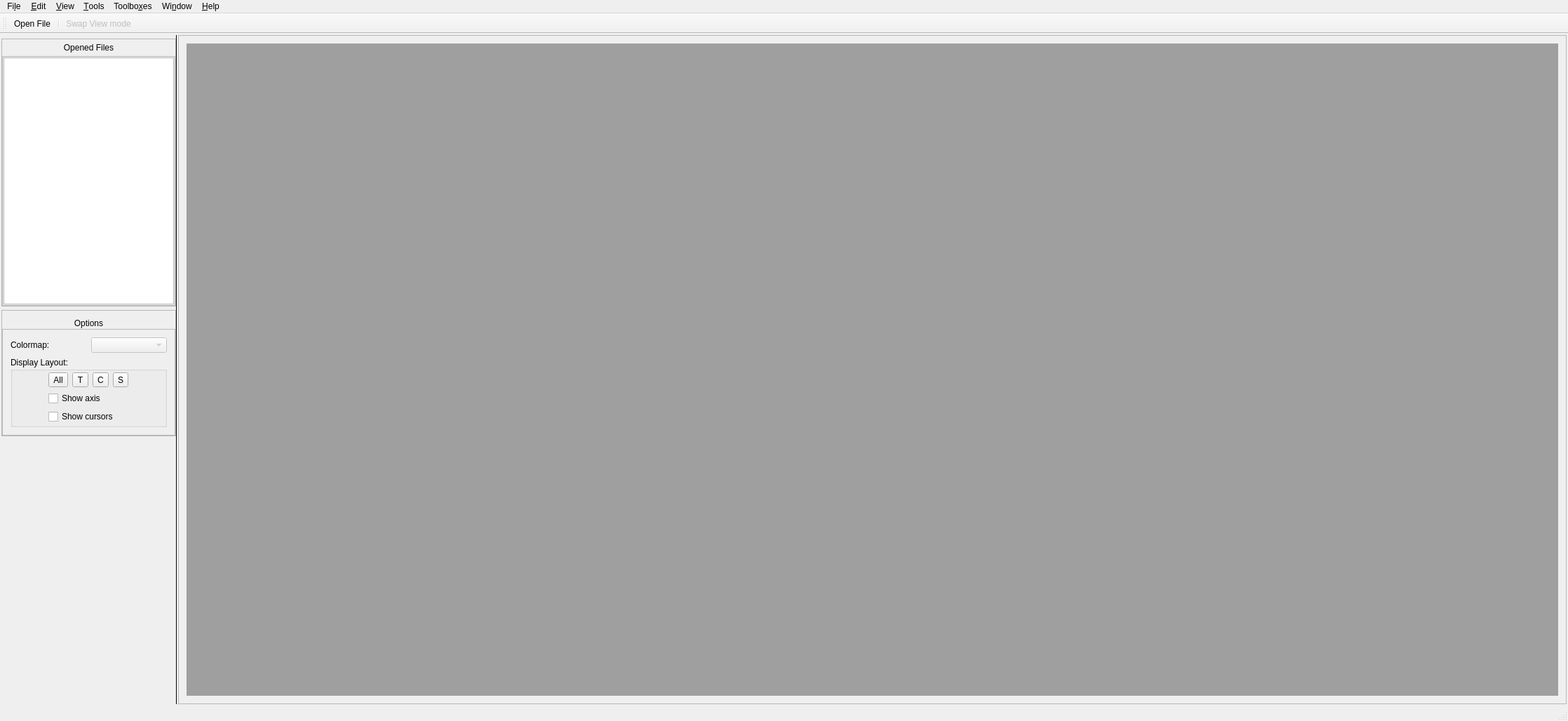
<?xml version="1.0" encoding="UTF-8"?>
<ui version="4.0">
 <class>MainWindow</class>
 <widget class="QMainWindow" name="MainWindow">
  <property name="enabled">
   <bool>true</bool>
  </property>
  <property name="geometry">
   <rect>
    <x>0</x>
    <y>0</y>
    <width>2236</width>
    <height>1028</height>
   </rect>
  </property>
  <property name="sizePolicy">
   <sizepolicy hsizetype="Fixed" vsizetype="Fixed">
    <horstretch>0</horstretch>
    <verstretch>0</verstretch>
   </sizepolicy>
  </property>
  <property name="windowTitle">
   <string>Sinogram Viewer</string>
  </property>
  <property name="windowIcon">
   <iconset>
    <normaloff>:/icons/icons8-microbeam-radiation-therapy-80.png</normaloff>:/icons/icons8-microbeam-radiation-therapy-80.png</iconset>
  </property>
  <property name="styleSheet">
   <string notr="true"/>
  </property>
  <widget class="QWidget" name="centralWidget">
   <layout class="QHBoxLayout" name="horizontalLayout">
    <property name="spacing">
     <number>2</number>
    </property>
    <property name="leftMargin">
     <number>2</number>
    </property>
    <property name="topMargin">
     <number>2</number>
    </property>
    <property name="rightMargin">
     <number>2</number>
    </property>
    <property name="bottomMargin">
     <number>2</number>
    </property>
    <item>
     <widget class="QFrame" name="sidebarFrame">
      <property name="sizePolicy">
       <sizepolicy hsizetype="Fixed" vsizetype="Preferred">
        <horstretch>0</horstretch>
        <verstretch>0</verstretch>
       </sizepolicy>
      </property>
      <property name="maximumSize">
       <size>
        <width>250</width>
        <height>16777215</height>
       </size>
      </property>
      <property name="styleSheet">
       <string notr="true">#sidebarFrame {
background-image: url(:/resources/back.jpg);
border: none;
border-right: 1px solid black;
}</string>
      </property>
      <property name="frameShape">
       <enum>QFrame::StyledPanel</enum>
      </property>
      <property name="frameShadow">
       <enum>QFrame::Raised</enum>
      </property>
      <layout class="QVBoxLayout" name="verticalLayout_2">
       <property name="spacing">
        <number>5</number>
       </property>
       <property name="leftMargin">
        <number>0</number>
       </property>
       <property name="topMargin">
        <number>5</number>
       </property>
       <property name="rightMargin">
        <number>0</number>
       </property>
       <property name="bottomMargin">
        <number>0</number>
       </property>
       <item>
        <widget class="QFrame" name="frame">
         <property name="styleSheet">
          <string notr="true">QFrame.SidebarFrame {
border-top-left-radius: 10px;
border-top-right-radius: 10px;
border: 1px solid black;
background: #56a;
}</string>
         </property>
         <property name="frameShape">
          <enum>QFrame::StyledPanel</enum>
         </property>
         <property name="frameShadow">
          <enum>QFrame::Raised</enum>
         </property>
         <property name="class" stdset="0">
          <string>SidebarFrame</string>
         </property>
         <layout class="QVBoxLayout" name="verticalLayout">
          <property name="spacing">
           <number>5</number>
          </property>
          <property name="leftMargin">
           <number>0</number>
          </property>
          <property name="topMargin">
           <number>5</number>
          </property>
          <property name="rightMargin">
           <number>0</number>
          </property>
          <property name="bottomMargin">
           <number>0</number>
          </property>
          <item>
           <widget class="QLabel" name="label">
            <property name="maximumSize">
             <size>
              <width>16777215</width>
              <height>16</height>
             </size>
            </property>
            <property name="styleSheet">
             <string notr="true">QFrame.SidebarFrame QLabel {
color: white;
font-weight: bold;
}</string>
            </property>
            <property name="text">
             <string>Opened Files</string>
            </property>
            <property name="alignment">
             <set>Qt::AlignCenter</set>
            </property>
           </widget>
          </item>
          <item>
           <widget class="QFrame" name="frame_3">
            <property name="styleSheet">
             <string notr="true">QFrame.SidebarInnerFrame {
background: white;
border: none;
border-top: 1px solid black;
}</string>
            </property>
            <property name="frameShape">
             <enum>QFrame::StyledPanel</enum>
            </property>
            <property name="frameShadow">
             <enum>QFrame::Raised</enum>
            </property>
            <property name="class" stdset="0">
             <string>SidebarInnerFrame</string>
            </property>
            <layout class="QVBoxLayout" name="verticalLayout_6">
             <property name="leftMargin">
              <number>1</number>
             </property>
             <property name="topMargin">
              <number>1</number>
             </property>
             <property name="rightMargin">
              <number>1</number>
             </property>
             <property name="bottomMargin">
              <number>1</number>
             </property>
             <item>
              <widget class="QListWidget" name="listOpenedFiles">
               <property name="minimumSize">
                <size>
                 <width>0</width>
                 <height>350</height>
                </size>
               </property>
               <property name="contextMenuPolicy">
                <enum>Qt::CustomContextMenu</enum>
               </property>
              </widget>
             </item>
            </layout>
           </widget>
          </item>
         </layout>
        </widget>
       </item>
       <item>
        <widget class="QFrame" name="frame_2">
         <property name="styleSheet">
          <string notr="true">QFrame.SidebarFrame {
border-top-left-radius: 10px;
border-top-right-radius: 10px;
border: 1px solid black;
background: #56a;
}</string>
         </property>
         <property name="frameShape">
          <enum>QFrame::StyledPanel</enum>
         </property>
         <property name="frameShadow">
          <enum>QFrame::Raised</enum>
         </property>
         <property name="class" stdset="0">
          <string>SidebarFrame</string>
         </property>
         <layout class="QVBoxLayout" name="verticalLayout_3">
          <property name="spacing">
           <number>1</number>
          </property>
          <property name="leftMargin">
           <number>0</number>
          </property>
          <property name="rightMargin">
           <number>0</number>
          </property>
          <property name="bottomMargin">
           <number>0</number>
          </property>
          <item>
           <widget class="QLabel" name="label_3">
            <property name="maximumSize">
             <size>
              <width>16777215</width>
              <height>16</height>
             </size>
            </property>
            <property name="styleSheet">
             <string notr="true">QFrame.SidebarFrame QLabel {
color: white;
font-weight: bold;
}</string>
            </property>
            <property name="text">
             <string>Options</string>
            </property>
            <property name="alignment">
             <set>Qt::AlignCenter</set>
            </property>
           </widget>
          </item>
          <item>
           <widget class="QFrame" name="frame_4">
            <property name="styleSheet">
             <string notr="true">QFrame.SidebarInnerFrame {
background: white;
border: none;
border-top: 1px solid black;
}</string>
            </property>
            <property name="frameShape">
             <enum>QFrame::StyledPanel</enum>
            </property>
            <property name="frameShadow">
             <enum>QFrame::Raised</enum>
            </property>
            <property name="class" stdset="0">
             <string>SidebarInnerFrame</string>
            </property>
            <layout class="QGridLayout" name="gridLayout">
             <item row="0" column="0" colspan="2">
              <widget class="QLabel" name="label_9">
               <property name="text">
                <string>Colormap: </string>
               </property>
              </widget>
             </item>
             <item row="0" column="2" colspan="2">
              <widget class="QComboBox" name="cmb_colormap">
               <property name="enabled">
                <bool>false</bool>
               </property>
              </widget>
             </item>
             <item row="1" column="0" colspan="4">
              <widget class="QGroupBox" name="groupBox">
               <property name="title">
                <string>Display Layout:</string>
               </property>
               <layout class="QHBoxLayout" name="horizontalLayout_4">
                <property name="spacing">
                 <number>2</number>
                </property>
                <property name="leftMargin">
                 <number>2</number>
                </property>
                <property name="topMargin">
                 <number>2</number>
                </property>
                <property name="rightMargin">
                 <number>2</number>
                </property>
                <property name="bottomMargin">
                 <number>2</number>
                </property>
                <item>
                 <layout class="QGridLayout" name="gridLayout_2">
                  <item row="0" column="0">
                   <widget class="QToolButton" name="showAllViews">
                    <property name="toolTip">
                     <string>All views</string>
                    </property>
                    <property name="text">
                     <string>All</string>
                    </property>
                    <property name="checkable">
                     <bool>true</bool>
                    </property>
                    <property name="autoExclusive">
                     <bool>true</bool>
                    </property>
                    <property name="Orientation" stdset="0">
                     <number>0</number>
                    </property>
                   </widget>
                  </item>
                  <item row="0" column="2">
                   <widget class="QToolButton" name="showCorView">
                    <property name="toolTip">
                     <string>Coronal view</string>
                    </property>
                    <property name="text">
                     <string>C</string>
                    </property>
                    <property name="checkable">
                     <bool>true</bool>
                    </property>
                    <property name="autoExclusive">
                     <bool>true</bool>
                    </property>
                    <property name="Orientation" stdset="0">
                     <number>0</number>
                    </property>
                   </widget>
                  </item>
                  <item row="0" column="3">
                   <widget class="QToolButton" name="showSagView">
                    <property name="toolTip">
                     <string>Sagittal view</string>
                    </property>
                    <property name="text">
                     <string>S</string>
                    </property>
                    <property name="checkable">
                     <bool>true</bool>
                    </property>
                    <property name="autoExclusive">
                     <bool>true</bool>
                    </property>
                    <property name="Orientation" stdset="0">
                     <number>0</number>
                    </property>
                   </widget>
                  </item>
                  <item row="0" column="1">
                   <widget class="QToolButton" name="showAxialView">
                    <property name="toolTip">
                     <string>Axial view</string>
                    </property>
                    <property name="text">
                     <string>T</string>
                    </property>
                    <property name="checkable">
                     <bool>true</bool>
                    </property>
                    <property name="autoExclusive">
                     <bool>true</bool>
                    </property>
                    <property name="Orientation" stdset="0">
                     <number>0</number>
                    </property>
                   </widget>
                  </item>
                  <item row="2" column="0" colspan="4">
                   <widget class="QCheckBox" name="chk_show_cursors">
                    <property name="toolTip">
                     <string>Show Cursors</string>
                    </property>
                    <property name="text">
                     <string>Show cursors</string>
                    </property>
                    <property name="checkable">
                     <bool>true</bool>
                    </property>
                   </widget>
                  </item>
                  <item row="1" column="0" colspan="4">
                   <widget class="QCheckBox" name="chk_show_axis">
                    <property name="toolTip">
                     <string>Show Axis</string>
                    </property>
                    <property name="text">
                     <string>Show axis</string>
                    </property>
                    <property name="checkable">
                     <bool>true</bool>
                    </property>
                   </widget>
                  </item>
                 </layout>
                </item>
               </layout>
              </widget>
             </item>
            </layout>
           </widget>
          </item>
         </layout>
        </widget>
       </item>
       <item>
        <spacer name="verticalSpacer">
         <property name="orientation">
          <enum>Qt::Vertical</enum>
         </property>
         <property name="sizeHint" stdset="0">
          <size>
           <width>20</width>
           <height>317</height>
          </size>
         </property>
        </spacer>
       </item>
      </layout>
     </widget>
    </item>
    <item>
     <widget class="QFrame" name="mainFrame">
      <property name="frameShape">
       <enum>QFrame::StyledPanel</enum>
      </property>
      <property name="frameShadow">
       <enum>QFrame::Raised</enum>
      </property>
      <layout class="QHBoxLayout" name="horizontalLayout_3">
       <item>
        <layout class="QHBoxLayout" name="mainFrame_layout">
         <item>
          <widget class="QMdiArea" name="mdiArea">
           <property name="autoFillBackground">
            <bool>false</bool>
           </property>
           <property name="viewMode">
            <enum>QMdiArea::SubWindowView</enum>
           </property>
          </widget>
         </item>
        </layout>
       </item>
      </layout>
     </widget>
    </item>
   </layout>
  </widget>
  <widget class="QMenuBar" name="menuBar">
   <property name="geometry">
    <rect>
     <x>0</x>
     <y>0</y>
     <width>2236</width>
     <height>23</height>
    </rect>
   </property>
   <widget class="QMenu" name="menuFile">
    <property name="title">
     <string>Fi&amp;le</string>
    </property>
    <addaction name="separator"/>
    <addaction name="actionOpenFile"/>
    <addaction name="actionExport_as_arrays"/>
    <addaction name="separator"/>
    <addaction name="actionExit"/>
   </widget>
   <widget class="QMenu" name="menuHelp">
    <property name="title">
     <string>&amp;Help</string>
    </property>
    <addaction name="actionAbout_QT"/>
    <addaction name="actionAbout_STIR"/>
    <addaction name="actionAbout"/>
   </widget>
   <widget class="QMenu" name="menuTools">
    <property name="title">
     <string>Toolbo&amp;xes</string>
    </property>
    <addaction name="actionNEMA_Analysis"/>
    <addaction name="actionIVIM_toolbox"/>
    <addaction name="separator"/>
    <addaction name="actionSettings"/>
   </widget>
   <widget class="QMenu" name="menuView">
    <property name="title">
     <string>&amp;View</string>
    </property>
    <addaction name="actionTransverse_Only"/>
    <addaction name="actionCoronal_only"/>
    <addaction name="actionSagital_only"/>
    <addaction name="actionShow_all_views"/>
    <addaction name="separator"/>
   </widget>
   <widget class="QMenu" name="menuWindow">
    <property name="title">
     <string>Wi&amp;ndow</string>
    </property>
   </widget>
   <widget class="QMenu" name="menuProcesses">
    <property name="title">
     <string>&amp;Tools</string>
    </property>
    <addaction name="actionContrast"/>
    <addaction name="separator"/>
    <addaction name="actionThreshold"/>
    <addaction name="actionSplit"/>
    <addaction name="action_Measure"/>
    <addaction name="actionProfiler"/>
    <addaction name="actionImage_calculator"/>
   </widget>
   <widget class="QMenu" name="menuEdit">
    <property name="title">
     <string>&amp;Edit</string>
    </property>
    <addaction name="action_Undo"/>
    <addaction name="action_Redo"/>
   </widget>
   <addaction name="menuFile"/>
   <addaction name="menuEdit"/>
   <addaction name="menuView"/>
   <addaction name="menuProcesses"/>
   <addaction name="menuTools"/>
   <addaction name="menuWindow"/>
   <addaction name="menuHelp"/>
  </widget>
  <widget class="QToolBar" name="mainToolBar">
   <property name="enabled">
    <bool>true</bool>
   </property>
   <property name="windowTitle">
    <string>ToolBar</string>
   </property>
   <attribute name="toolBarArea">
    <enum>TopToolBarArea</enum>
   </attribute>
   <attribute name="toolBarBreak">
    <bool>false</bool>
   </attribute>
   <addaction name="actionOpenFile"/>
   <addaction name="separator"/>
   <addaction name="actionSwap_View_mode"/>
  </widget>
  <widget class="QStatusBar" name="statusBar"/>
  <action name="actionOpenFile">
   <property name="icon">
    <iconset resource="../../resources.qrc">
     <normaloff>:/resources/gimp-pro/images/gtk-open.png</normaloff>:/resources/gimp-pro/images/gtk-open.png</iconset>
   </property>
   <property name="text">
    <string>&amp;Open File</string>
   </property>
  </action>
  <action name="actionAbout">
   <property name="icon">
    <iconset resource="../../resources.qrc">
     <normaloff>:/resources/gimp-pro/images/gimp-info.png</normaloff>:/resources/gimp-pro/images/gimp-info.png</iconset>
   </property>
   <property name="text">
    <string>&amp;About</string>
   </property>
  </action>
  <action name="actionExit">
   <property name="icon">
    <iconset resource="../../resources.qrc">
     <normaloff>:/resources/gimp-pro/images/gimp-clsoe.png</normaloff>:/resources/gimp-pro/images/gimp-clsoe.png</iconset>
   </property>
   <property name="text">
    <string>&amp;Exit</string>
   </property>
  </action>
  <action name="actionSwap_View_mode">
   <property name="enabled">
    <bool>false</bool>
   </property>
   <property name="icon">
    <iconset theme="exchange-positions">
     <normaloff>.</normaloff>.</iconset>
   </property>
   <property name="text">
    <string>Swap View mode</string>
   </property>
  </action>
  <action name="actionAbout_QT">
   <property name="text">
    <string>About &amp;QT</string>
   </property>
  </action>
  <action name="actionAbout_STIR">
   <property name="icon">
    <iconset resource="../../resources.qrc">
     <normaloff>:/resources/gimp-pro/images/gimp-info.png</normaloff>:/resources/gimp-pro/images/gimp-info.png</iconset>
   </property>
   <property name="text">
    <string>A&amp;bout STIR</string>
   </property>
  </action>
  <action name="actionCredits">
   <property name="text">
    <string>Credits</string>
   </property>
  </action>
  <action name="actionExport_as_Images">
   <property name="text">
    <string>Export as Images</string>
   </property>
  </action>
  <action name="actionExport_as_arrays">
   <property name="icon">
    <iconset theme="document-save-as.png">
     <normaloff>.</normaloff>.</iconset>
   </property>
   <property name="text">
    <string>&amp;Save as array(s)</string>
   </property>
  </action>
  <action name="actionNumber_of_Viewports">
   <property name="text">
    <string>Number of Viewports</string>
   </property>
  </action>
  <action name="actionSettings">
   <property name="icon">
    <iconset resource="../../resources.qrc">
     <normaloff>:/resources/gimp-pro/images/gimp-tool-options.png</normaloff>:/resources/gimp-pro/images/gimp-tool-options.png</iconset>
   </property>
   <property name="text">
    <string>&amp;Settings</string>
   </property>
  </action>
  <action name="actionNEMA_Analysis">
   <property name="enabled">
    <bool>false</bool>
   </property>
   <property name="text">
    <string>&amp;NEMA Analysis</string>
   </property>
  </action>
  <action name="actionProfiler">
   <property name="enabled">
    <bool>false</bool>
   </property>
   <property name="text">
    <string>&amp;Profile</string>
   </property>
  </action>
  <action name="actionSplit">
   <property name="enabled">
    <bool>false</bool>
   </property>
   <property name="text">
    <string>Sp&amp;lit</string>
   </property>
  </action>
  <action name="actionIVIM_toolbox">
   <property name="enabled">
    <bool>false</bool>
   </property>
   <property name="text">
    <string>&amp;IVIM toolbox</string>
   </property>
  </action>
  <action name="actionThreshold">
   <property name="checkable">
    <bool>false</bool>
   </property>
   <property name="enabled">
    <bool>false</bool>
   </property>
   <property name="icon">
    <iconset resource="../../resources.qrc">
     <normaloff>:/resources/gimp-pro/images/gimp-tool-threshold.png</normaloff>:/resources/gimp-pro/images/gimp-tool-threshold.png</iconset>
   </property>
   <property name="text">
    <string>&amp;Threshold</string>
   </property>
  </action>
  <action name="actionShow_all_views">
   <property name="text">
    <string>Show all &amp;views</string>
   </property>
  </action>
  <action name="actionTransverse_Only">
   <property name="text">
    <string>&amp;Transverse Only</string>
   </property>
  </action>
  <action name="actionCoronal_only">
   <property name="text">
    <string>&amp;Coronal only</string>
   </property>
  </action>
  <action name="actionSagital_only">
   <property name="text">
    <string>&amp;Sagital only</string>
   </property>
  </action>
  <action name="actionContrast">
   <property name="enabled">
    <bool>false</bool>
   </property>
   <property name="icon">
    <iconset resource="../../resources.qrc">
     <normaloff>:/resources/gimp-pro/images/gimp-tool-levels.png</normaloff>:/resources/gimp-pro/images/gimp-tool-levels.png</iconset>
   </property>
   <property name="text">
    <string>&amp;Contrast and W&amp;&amp;L</string>
   </property>
  </action>
  <action name="action_Undo">
   <property name="text">
    <string>&amp;Undo</string>
   </property>
  </action>
  <action name="action_Redo">
   <property name="text">
    <string>&amp;Redo</string>
   </property>
  </action>
  <action name="action_Measure">
   <property name="enabled">
    <bool>false</bool>
   </property>
   <property name="icon">
    <iconset resource="../../resources.qrc">
     <normaloff>:/resources/gimp-pro/images/gimp-list.png</normaloff>:/resources/gimp-pro/images/gimp-list.png</iconset>
   </property>
   <property name="text">
    <string>&amp;Measure</string>
   </property>
  </action>
  <action name="actionImage_calculator">
   <property name="enabled">
    <bool>false</bool>
   </property>
   <property name="icon">
    <iconset resource="../../resources.qrc">
     <normaloff>:/resources/gimp-pro/images/gtk-execute.png</normaloff>:/resources/gimp-pro/images/gtk-execute.png</iconset>
   </property>
   <property name="text">
    <string>Image calculator</string>
   </property>
  </action>
 </widget>
 <layoutdefault spacing="6" margin="11"/>
 <resources>
  <include location="../../resources.qrc"/>
 </resources>
 <connections>
  <connection>
   <sender>actionExit</sender>
   <signal>triggered()</signal>
   <receiver>MainWindow</receiver>
   <slot>close()</slot>
   <hints>
    <hint type="sourcelabel">
     <x>-1</x>
     <y>-1</y>
    </hint>
    <hint type="destinationlabel">
     <x>199</x>
     <y>149</y>
    </hint>
   </hints>
  </connection>
  <connection>
   <sender>actionShow_all_views</sender>
   <signal>triggered()</signal>
   <receiver>showAllViews</receiver>
   <slot>click()</slot>
   <hints>
    <hint type="sourcelabel">
     <x>-1</x>
     <y>-1</y>
    </hint>
    <hint type="destinationlabel">
     <x>52</x>
     <y>593</y>
    </hint>
   </hints>
  </connection>
  <connection>
   <sender>actionSagital_only</sender>
   <signal>triggered()</signal>
   <receiver>showSagView</receiver>
   <slot>click()</slot>
   <hints>
    <hint type="sourcelabel">
     <x>-1</x>
     <y>-1</y>
    </hint>
    <hint type="destinationlabel">
     <x>201</x>
     <y>593</y>
    </hint>
   </hints>
  </connection>
  <connection>
   <sender>actionCoronal_only</sender>
   <signal>triggered()</signal>
   <receiver>showCorView</receiver>
   <slot>click()</slot>
   <hints>
    <hint type="sourcelabel">
     <x>-1</x>
     <y>-1</y>
    </hint>
    <hint type="destinationlabel">
     <x>153</x>
     <y>593</y>
    </hint>
   </hints>
  </connection>
  <connection>
   <sender>actionTransverse_Only</sender>
   <signal>triggered()</signal>
   <receiver>showAxialView</receiver>
   <slot>click()</slot>
   <hints>
    <hint type="sourcelabel">
     <x>-1</x>
     <y>-1</y>
    </hint>
    <hint type="destinationlabel">
     <x>104</x>
     <y>593</y>
    </hint>
   </hints>
  </connection>
 </connections>
</ui>
